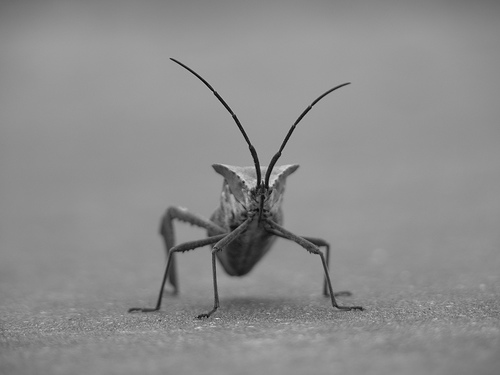
#> input picture learning/matplotlib/image/stinkbug.png, 500 x 375 px
$ python script11_multi_axes.py
#> lines starting #> are read from the running program, lines starting #| are printed output that depends on the picture
import matplotlib.pyplot as plt
from PIL import Image
import numpy as np

fig, ax = plt.subplots(1, 3)

img = np.asarray(Image.open('stinkbug.png'))
#> img is the input picture: shape (375, 500, 4); mean R, G, B, A 140.5, 140.5, 140.5, 255
lum_img = img[:, :, 2]

ax[0].hist(lum_img.ravel(), bins=range(256), fc='k', ec='k')

raw = ax[1].imshow(lum_img)
fig.colorbar(raw, ax=ax[1])

lim = ax[2].imshow(lum_img, clim=(0, 175))
fig.colorbar(lim, ax=ax[2])
#ax[2].colorbar()

plt.show()
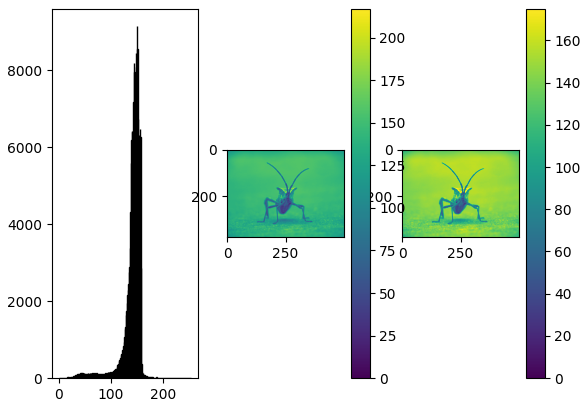
#> figure drawn by matplotlib, 5 panels; panel 1: tallest bar 9148 high, from x = 150 to 151
